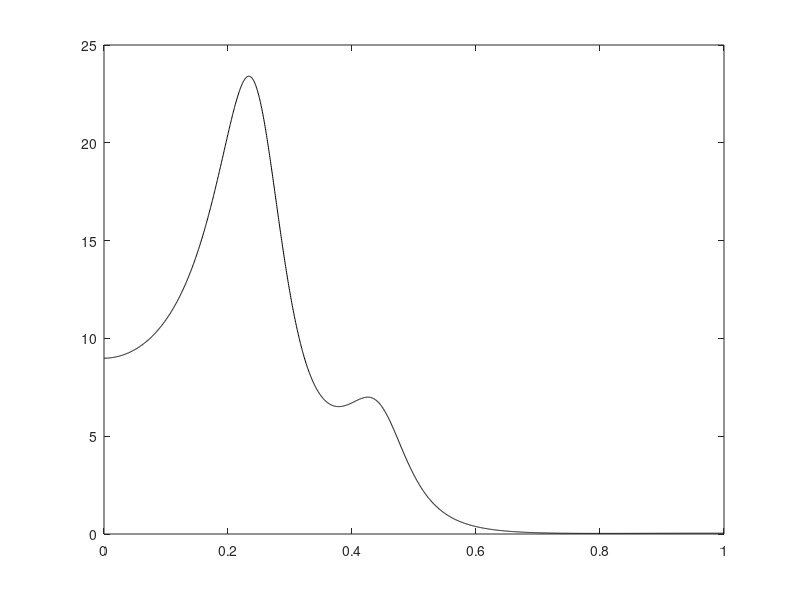

The MATLAB script that drew this image: (Note: this script raises an error after producing the figure.)
%%%%%%%%%%%%%%%%%  EE603 SPECTRAL ESTIMATION  %%%%%%%%%%%%%%%%%%

% TakeHome Exam 
% Problem 2-19  Bias and Variance Properties of the 
% Periodogram Spectral Estimator
% 1124346 Salim SIRTKAYA % All Rights reserved:)

%************************************************************************
%************************************************************************
%******************* PART B--  VARIANCE PROPERTIES   ********************
%************************************************************************
%************************************************************************

%*************************
% PART a -- True Spectrum 
%*************************

clear all;
close all;

L=4096;

%H(q) coeficients
a(1)=1;a(2)=-1.3817;a(3)=1.5632;a(4)=-0.8843;a(5)=0.4096;
b(1)=1;b(2)=0.3544;b(3)=0.3508;b(4)=0.1736;b(5)=0.2401;

for n=1:L
    freq1(n)=2*(n-1)/L;
end

for w=1:L
    H(w)=(b(1)+b(2)*exp(-i*2*pi*w/L)+b(3)*exp(-i*2*2*pi*w/L)+b(4)*exp(-i*3*2*pi*w/L)+b(5)*exp(-i*4*2*pi*w/L))/...
         (a(1)+a(2)*exp(-i*2*pi*w/L)+a(3)*exp(-i*2*2*pi*w/L)+a(4)*exp(-i*3*2*pi*w/L)+a(5)*exp(-i*4*2*pi*w/L));

    H(w)=H(w)*H(w)';
end

figure;
plot(freq1(1:L/2),H(1:L/2),'k');
TITLE('Exercise 2-19 PART B --> The true spectrum phi(w)');
XLABEL('x pi');
YLABEL('True Spectrum');
